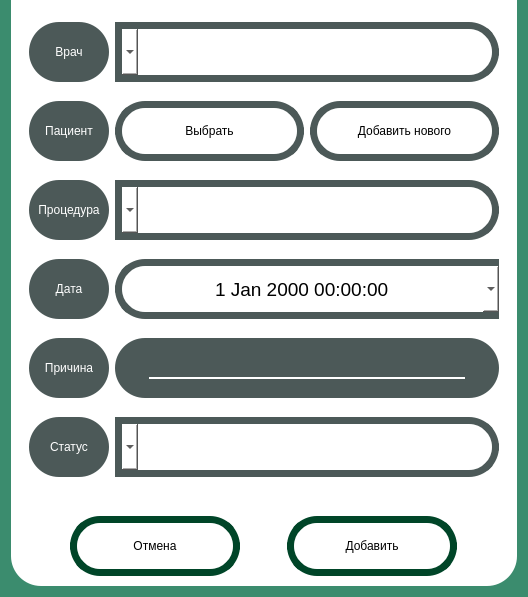
<?xml version="1.0" encoding="UTF-8"?>
<ui version="4.0">
 <class>AddAppointmentWindow</class>
 <widget class="QDialog" name="AddAppointmentWindow">
  <property name="geometry">
   <rect>
    <x>0</x>
    <y>0</y>
    <width>528</width>
    <height>597</height>
   </rect>
  </property>
  <property name="windowTitle">
   <string>Dialog</string>
  </property>
  <property name="styleSheet">
   <string notr="true">background-color:#3B8C6E</string>
  </property>
  <layout class="QGridLayout" name="gridLayout">
   <property name="topMargin">
    <number>0</number>
   </property>
   <item row="0" column="0">
    <widget class="QWidget" name="widget" native="true">
     <property name="styleSheet">
      <string notr="true">border-bottom-left-radius:30;
border-bottom-right-radius:30;
background:white;</string>
     </property>
     <layout class="QGridLayout" name="gridLayout_2">
      <property name="topMargin">
       <number>0</number>
      </property>
      <item row="0" column="0">
       <widget class="QWidget" name="widget_3" native="true">
        <property name="minimumSize">
         <size>
          <width>0</width>
          <height>0</height>
         </size>
        </property>
        <layout class="QGridLayout" name="gridLayout_3">
         <item row="0" column="0">
          <widget class="QWidget" name="widget_7" native="true">
           <property name="maximumSize">
            <size>
             <width>16777215</width>
             <height>60</height>
            </size>
           </property>
           <property name="styleSheet">
            <string notr="true">background:#4C5958;
border-radius:30</string>
           </property>
           <layout class="QGridLayout" name="gridLayout_12">
            <item row="0" column="0">
             <widget class="QLabel" name="label_7">
              <property name="layoutDirection">
               <enum>Qt::LayoutDirection::LeftToRight</enum>
              </property>
              <property name="styleSheet">
               <string notr="true">color:white</string>
              </property>
              <property name="text">
               <string>Врач</string>
              </property>
              <property name="alignment">
               <set>Qt::AlignmentFlag::AlignCenter</set>
              </property>
             </widget>
            </item>
           </layout>
          </widget>
         </item>
         <item row="0" column="1" alignment="Qt::AlignmentFlag::AlignTop">
          <widget class="QComboBox" name="CBUsers">
           <property name="minimumSize">
            <size>
             <width>0</width>
             <height>60</height>
            </size>
           </property>
           <property name="maximumSize">
            <size>
             <width>16777215</width>
             <height>40</height>
            </size>
           </property>
           <property name="font">
            <font>
             <pointsize>14</pointsize>
            </font>
           </property>
           <property name="layoutDirection">
            <enum>Qt::LayoutDirection::RightToLeft</enum>
           </property>
           <property name="styleSheet">
            <string notr="true">
	border-radius:0;
    text-align: center;
	background:white;
	border:7px solid #4C5958;
	border-bottom-right-radius:30;
	border-top-right-radius:30;
	color:black;
</string>
           </property>
           <property name="editable">
            <bool>false</bool>
           </property>
           <property name="currentIndex">
            <number>-1</number>
           </property>
           <property name="sizeAdjustPolicy">
            <enum>QComboBox::SizeAdjustPolicy::AdjustToContentsOnFirstShow</enum>
           </property>
          </widget>
         </item>
         <item row="1" column="0">
          <widget class="QWidget" name="widget_2" native="true">
           <property name="maximumSize">
            <size>
             <width>16777215</width>
             <height>60</height>
            </size>
           </property>
           <property name="styleSheet">
            <string notr="true">background:#4C5958;
border-radius:30</string>
           </property>
           <layout class="QGridLayout" name="gridLayout_9">
            <item row="0" column="0">
             <widget class="QLabel" name="label_6">
              <property name="layoutDirection">
               <enum>Qt::LayoutDirection::LeftToRight</enum>
              </property>
              <property name="styleSheet">
               <string notr="true">color:white</string>
              </property>
              <property name="text">
               <string>Пациент</string>
              </property>
              <property name="alignment">
               <set>Qt::AlignmentFlag::AlignCenter</set>
              </property>
             </widget>
            </item>
           </layout>
          </widget>
         </item>
         <item row="1" column="1">
          <widget class="QWidget" name="widget_4" native="true">
           <layout class="QHBoxLayout" name="horizontalLayout">
            <property name="leftMargin">
             <number>0</number>
            </property>
            <property name="topMargin">
             <number>0</number>
            </property>
            <property name="rightMargin">
             <number>0</number>
            </property>
            <property name="bottomMargin">
             <number>0</number>
            </property>
            <item>
             <widget class="QPushButton" name="pushButton">
              <property name="minimumSize">
               <size>
                <width>0</width>
                <height>60</height>
               </size>
              </property>
              <property name="styleSheet">
               <string notr="true">QPushButton{
	border-radius:30;
	background-color:white;
	color:black;
	border: 7px solid #4C5958;
}

QPushButton:hover{
        background-color:#ACACAC;
}</string>
              </property>
              <property name="text">
               <string>Выбрать</string>
              </property>
             </widget>
            </item>
            <item>
             <widget class="QPushButton" name="pushButton_2">
              <property name="minimumSize">
               <size>
                <width>0</width>
                <height>60</height>
               </size>
              </property>
              <property name="styleSheet">
               <string notr="true">QPushButton{
	border-radius:30;
	background-color:white;
	color:black;
	border: 7px solid #4C5958;
}

QPushButton:hover{
        background-color:#ACACAC;
}</string>
              </property>
              <property name="text">
               <string>Добавить нового</string>
              </property>
             </widget>
            </item>
           </layout>
          </widget>
         </item>
         <item row="2" column="0">
          <widget class="QWidget" name="widget_16" native="true">
           <property name="maximumSize">
            <size>
             <width>16777215</width>
             <height>60</height>
            </size>
           </property>
           <property name="styleSheet">
            <string notr="true">background:#4C5958;
border-radius:30</string>
           </property>
           <layout class="QGridLayout" name="gridLayout_17">
            <item row="0" column="0">
             <widget class="QLabel" name="label_13">
              <property name="layoutDirection">
               <enum>Qt::LayoutDirection::LeftToRight</enum>
              </property>
              <property name="styleSheet">
               <string notr="true">color:white</string>
              </property>
              <property name="text">
               <string>Процедура</string>
              </property>
              <property name="alignment">
               <set>Qt::AlignmentFlag::AlignCenter</set>
              </property>
             </widget>
            </item>
           </layout>
          </widget>
         </item>
         <item row="2" column="1" alignment="Qt::AlignmentFlag::AlignTop">
          <widget class="QComboBox" name="CBPermissions_4">
           <property name="minimumSize">
            <size>
             <width>0</width>
             <height>60</height>
            </size>
           </property>
           <property name="maximumSize">
            <size>
             <width>16777215</width>
             <height>40</height>
            </size>
           </property>
           <property name="font">
            <font>
             <pointsize>14</pointsize>
            </font>
           </property>
           <property name="layoutDirection">
            <enum>Qt::LayoutDirection::RightToLeft</enum>
           </property>
           <property name="styleSheet">
            <string notr="true">
	border-radius:0;
    text-align: center;
	background:white;
	border:7px solid #4C5958;
	border-bottom-right-radius:30;
	border-top-right-radius:30;
	color:black;
</string>
           </property>
           <property name="currentIndex">
            <number>-1</number>
           </property>
           <property name="sizeAdjustPolicy">
            <enum>QComboBox::SizeAdjustPolicy::AdjustToContentsOnFirstShow</enum>
           </property>
          </widget>
         </item>
         <item row="3" column="0">
          <widget class="QWidget" name="widget_5" native="true">
           <property name="maximumSize">
            <size>
             <width>16777215</width>
             <height>60</height>
            </size>
           </property>
           <property name="styleSheet">
            <string notr="true">background:#4C5958;
border-radius:30</string>
           </property>
           <layout class="QGridLayout" name="gridLayout_8">
            <item row="0" column="0">
             <widget class="QLabel" name="label_5">
              <property name="layoutDirection">
               <enum>Qt::LayoutDirection::LeftToRight</enum>
              </property>
              <property name="styleSheet">
               <string notr="true">color:white</string>
              </property>
              <property name="text">
               <string>Дата</string>
              </property>
              <property name="alignment">
               <set>Qt::AlignmentFlag::AlignCenter</set>
              </property>
             </widget>
            </item>
           </layout>
          </widget>
         </item>
         <item row="3" column="1">
          <widget class="QWidget" name="widget_6" native="true">
           <layout class="QGridLayout" name="gridLayout_4">
            <property name="leftMargin">
             <number>0</number>
            </property>
            <property name="topMargin">
             <number>0</number>
            </property>
            <property name="rightMargin">
             <number>0</number>
            </property>
            <property name="bottomMargin">
             <number>0</number>
            </property>
            <item row="0" column="0">
             <widget class="QDateTimeEdit" name="dateTimeEdit">
              <property name="minimumSize">
               <size>
                <width>0</width>
                <height>60</height>
               </size>
              </property>
              <property name="font">
               <font>
                <pointsize>14</pointsize>
               </font>
              </property>
              <property name="styleSheet">
               <string notr="true">QDateTimeEdit {
	border-radius:0;
    background-color: white;
    border: 7px solid #4C5958;
	border-right:none;
	border-bottom-left-radius:30;
	border-top-left-radius:30;
    color: black;

}

</string>
              </property>
              <property name="frame">
               <bool>true</bool>
              </property>
              <property name="alignment">
               <set>Qt::AlignmentFlag::AlignCenter</set>
              </property>
              <property name="accelerated">
               <bool>false</bool>
              </property>
              <property name="showGroupSeparator" stdset="0">
               <bool>false</bool>
              </property>
              <property name="calendarPopup">
               <bool>true</bool>
              </property>
             </widget>
            </item>
           </layout>
          </widget>
         </item>
         <item row="4" column="0">
          <widget class="QWidget" name="widget_14" native="true">
           <property name="maximumSize">
            <size>
             <width>16777215</width>
             <height>60</height>
            </size>
           </property>
           <property name="styleSheet">
            <string notr="true">background:#4C5958;
border-radius:30</string>
           </property>
           <layout class="QGridLayout" name="gridLayout_15">
            <item row="0" column="0">
             <widget class="QLabel" name="label_12">
              <property name="layoutDirection">
               <enum>Qt::LayoutDirection::LeftToRight</enum>
              </property>
              <property name="styleSheet">
               <string notr="true">color:white</string>
              </property>
              <property name="text">
               <string>Причина</string>
              </property>
              <property name="alignment">
               <set>Qt::AlignmentFlag::AlignCenter</set>
              </property>
             </widget>
            </item>
           </layout>
          </widget>
         </item>
         <item row="4" column="1">
          <widget class="QWidget" name="widget_15" native="true">
           <property name="minimumSize">
            <size>
             <width>0</width>
             <height>60</height>
            </size>
           </property>
           <property name="maximumSize">
            <size>
             <width>16777215</width>
             <height>60</height>
            </size>
           </property>
           <property name="styleSheet">
            <string notr="true">background:#4C5958;
border-radius:30</string>
           </property>
           <layout class="QGridLayout" name="gridLayout_16">
            <item row="0" column="0">
             <widget class="QLineEdit" name="LEDuration">
              <property name="styleSheet">
               <string notr="true">border: 0px solid red;
border-bottom: 2px solid white;
color:white;
height: 25px;
margin: 10 25</string>
              </property>
              <property name="maxLength">
               <number>45</number>
              </property>
              <property name="alignment">
               <set>Qt::AlignmentFlag::AlignCenter</set>
              </property>
             </widget>
            </item>
           </layout>
          </widget>
         </item>
         <item row="5" column="0">
          <widget class="QWidget" name="widget_8" native="true">
           <property name="maximumSize">
            <size>
             <width>16777215</width>
             <height>60</height>
            </size>
           </property>
           <property name="styleSheet">
            <string notr="true">background:#4C5958;
border-radius:30</string>
           </property>
           <layout class="QGridLayout" name="gridLayout_14">
            <item row="0" column="0">
             <widget class="QLabel" name="label_11">
              <property name="layoutDirection">
               <enum>Qt::LayoutDirection::LeftToRight</enum>
              </property>
              <property name="styleSheet">
               <string notr="true">color:white</string>
              </property>
              <property name="text">
               <string>Статус</string>
              </property>
              <property name="alignment">
               <set>Qt::AlignmentFlag::AlignCenter</set>
              </property>
             </widget>
            </item>
           </layout>
          </widget>
         </item>
         <item row="5" column="1" alignment="Qt::AlignmentFlag::AlignTop">
          <widget class="QComboBox" name="CBPermissions_3">
           <property name="minimumSize">
            <size>
             <width>0</width>
             <height>60</height>
            </size>
           </property>
           <property name="maximumSize">
            <size>
             <width>16777215</width>
             <height>40</height>
            </size>
           </property>
           <property name="font">
            <font>
             <pointsize>14</pointsize>
            </font>
           </property>
           <property name="layoutDirection">
            <enum>Qt::LayoutDirection::RightToLeft</enum>
           </property>
           <property name="styleSheet">
            <string notr="true">
	border-radius:0;
    text-align: center;
	background:white;
	border:7px solid #4C5958;
	border-bottom-right-radius:30;
	border-top-right-radius:30;
	color:black;
</string>
           </property>
           <property name="currentIndex">
            <number>-1</number>
           </property>
           <property name="sizeAdjustPolicy">
            <enum>QComboBox::SizeAdjustPolicy::AdjustToContentsOnFirstShow</enum>
           </property>
           <item>
            <property name="text">
             <string>Завершено</string>
            </property>
           </item>
           <item>
            <property name="text">
             <string>В ожидании</string>
            </property>
           </item>
           <item>
            <property name="text">
             <string>В процессе</string>
            </property>
           </item>
           <item>
            <property name="text">
             <string>Отменено</string>
            </property>
           </item>
          </widget>
         </item>
        </layout>
       </widget>
      </item>
      <item row="1" column="0">
       <widget class="QWidget" name="widget_17" native="true">
        <property name="maximumSize">
         <size>
          <width>16777215</width>
          <height>70</height>
         </size>
        </property>
        <layout class="QHBoxLayout" name="horizontalLayout_3">
         <item>
          <widget class="QPushButton" name="PBCancel">
           <property name="minimumSize">
            <size>
             <width>0</width>
             <height>60</height>
            </size>
           </property>
           <property name="maximumSize">
            <size>
             <width>170</width>
             <height>16777215</height>
            </size>
           </property>
           <property name="styleSheet">
            <string notr="true">QPushButton{
	border-radius:30;
	background-color:white;
	color:black;
	border: 7px solid #004528;
}

QPushButton:hover{
        background-color:#ACACAC;
}</string>
           </property>
           <property name="text">
            <string>Отмена</string>
           </property>
           <property name="autoDefault">
            <bool>false</bool>
           </property>
          </widget>
         </item>
         <item>
          <widget class="QPushButton" name="PBAdd">
           <property name="minimumSize">
            <size>
             <width>0</width>
             <height>60</height>
            </size>
           </property>
           <property name="maximumSize">
            <size>
             <width>170</width>
             <height>16777215</height>
            </size>
           </property>
           <property name="styleSheet">
            <string notr="true">QPushButton{
	border-radius:30;
	background-color:white;
	color:black;
	border: 7px solid #004528;
}

QPushButton:hover{
        background-color:#ACACAC;
}</string>
           </property>
           <property name="text">
            <string>Добавить</string>
           </property>
           <property name="autoDefault">
            <bool>false</bool>
           </property>
          </widget>
         </item>
        </layout>
       </widget>
      </item>
     </layout>
    </widget>
   </item>
  </layout>
 </widget>
 <resources/>
 <connections/>
</ui>
